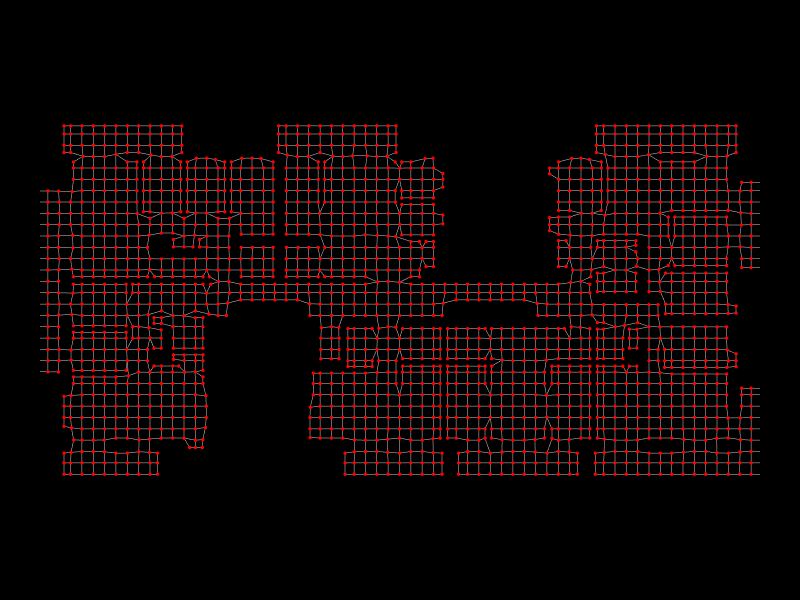

The notebook cell this image was saved under:
### Code cell
Topology.Show(analysis_graph,
              camera=[0,0,6],
              vertexSize=4,
              vertexColor="red",
              edgeColor="lightgrey",
              backgroundColor="black",
              width=800,
              height=600,
              renderer=renderer)

### Figure 1 — Plotly figure (JSON) as saved in the notebook; plotly's stock layout.template omitted (floating-point values rounded to 4 significant figures; data arrays with more than 128 entries replaced by an {"elided": "..."} marker saying what was removed)
{"data": [{"hoverinfo": "text", "legendgroup": "2", "legendrank": 2, "line": {"color": "lightgrey", "dash": "solid", "width": 1}, "marker": {"size": 0}, "mode": "lines", "name": "1: Untitled Graph (Edges)", "showlegend": false, "text": "", "type": "scatter3d", "x": {"elided": "10182 float values"}, "y": {"elided": "10182 float values"}, "z": {"elided": "10182 int values"}}, {"customdata": {"elided": "1940 str values"}, "hoverinfo": "text", "hovertemplate": {"elided": "1940 str values"}, "hovertext": {"elided": "1940 str values"}, "legendgroup": "1", "legendrank": 1, "marker": {"color": {"elided": "1940 str values"}, "line": {"width": 0}, "opacity": 1, "size": {"elided": "1940 int values"}, "sizemode": "diameter", "symbol": "circle"}, "mode": "markers", "name": "1: Untitled Graph (Vertices)", "showlegend": false, "text": {"elided": "1940 str values"}, "type": "scatter3d", "x": {"elided": "1940 float values"}, "y": {"elided": "1940 float values"}, "z": {"elided": "1940 int values"}}], "layout": {"autosize": true, "height": 600, "margin": {"b": 40, "l": 40, "r": 40, "t": 40}, "paper_bgcolor": "#000000", "plot_bgcolor": "#000000", "scene": {"aspectmode": "data", "camera": {"center": {"x": 0, "y": 0, "z": 0}, "eye": {"x": 0, "y": 0, "z": 6}, "projection": {"type": "perspective"}, "up": {"x": 0, "y": 1, "z": 0}}, "xaxis": {"visible": false}, "yaxis": {"visible": false}, "zaxis": {"visible": false}}, "showlegend": true, "width": 800, "xaxis": {"showgrid": false, "visible": false, "zeroline": false}, "yaxis": {"showgrid": false, "visible": false, "zeroline": false}}}
